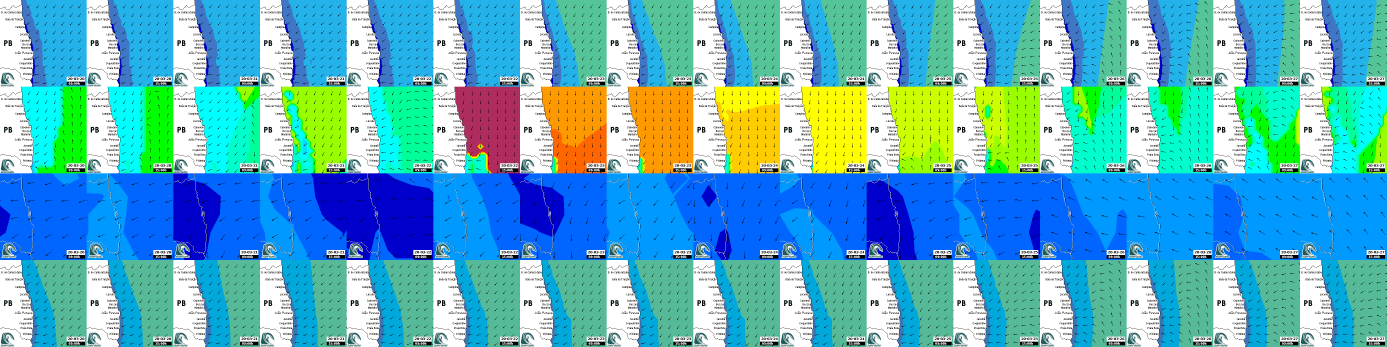
#> input picture raw.png, 4160 x 1040 px (shown at 1/3 size)
$ python main.py
#> lines starting #> are read from the running program, lines starting #| are printed output that depends on the picture
### imgsaver.py
import cv2
import urllib.request as ulib
import matplotlib.pyplot as plt
import numpy as np
from datetime import date
## 16 QUADRADOS HORIZONTAIS
## 4 VERTICAIS 260X260

def GetImage(estado):
#> called with estado = 'pb'
    c = 0
    i = 0

    if estado == 'rn':
        estado = 'rnLeste'

    ano = int(date.today().year)
    mes = int(date.today().month)
    dia = int(date.today().day)
    ulib.urlretrieve('https://surfguru.pictures/mapas/{}{}{:0>2}{}00.png'.format(estado,abs(ano)%100,mes,dia),'raw.png')
#> (this line was passed over: the network is not available in this run)
    img = cv2.imread('raw.png')
#> img is the input picture: shape (1040, 4160, 3); mean B, G, R 193.9, 177.7, 95.6


    start_x = 0
    end_x = 260
    start_y = 0
    end_y = 260
    lista = []

    while end_x <= 4060:
        while end_y <= 1040:
            cropc = img[start_y:end_y,start_x:end_x]
            lista.append(cropc)
            #cv2.imwrite('img{}{}{}{}{}.png'.format(estado,dia+c,mes,ano,i),cropc)
            start_y += 260
            end_y += 260
            i+=1
        c += 1
        start_y = 0
        end_y = 260
        start_x += 520
        end_x += 520
#> after the loop, c = 8; end_x = 4420; i = 32; lista = 32 items; start_x = 4160

    concat = cv2.hconcat([lista[0],lista[1],lista[2],lista[3]])
    cv2.imwrite('img0.png',concat)
    concat = cv2.hconcat([lista[4],lista[5],lista[6],lista[7]])
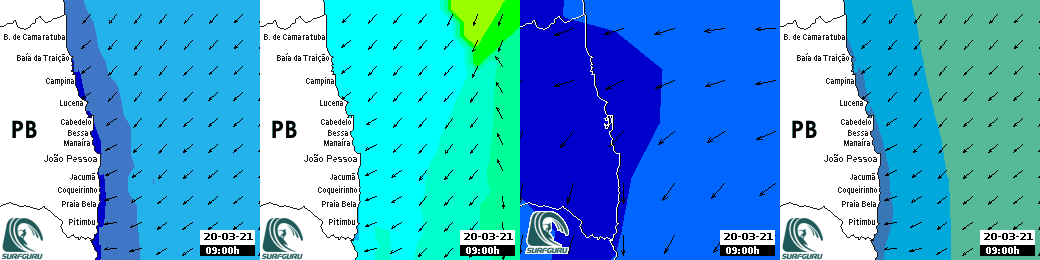
#> concat: shape (260, 1040, 3); mean of channels 0, 1, 2 214.1, 170.2, 76.8; drawn as B, G, R
    cv2.imwrite('img1.png',concat)
    concat = cv2.hconcat([lista[8],lista[9],lista[10],lista[11]])
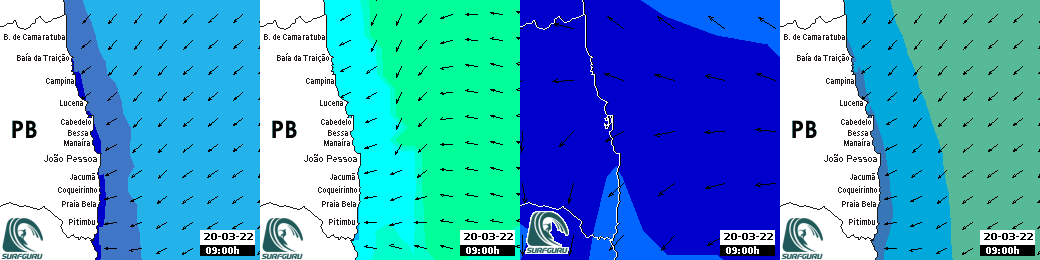
#> concat: shape (260, 1040, 3); mean of channels 0, 1, 2 203.8, 159.1, 76.5; drawn as B, G, R
    cv2.imwrite('img2.png',concat)
    concat = cv2.hconcat([lista[12],lista[13],lista[14],lista[15]])
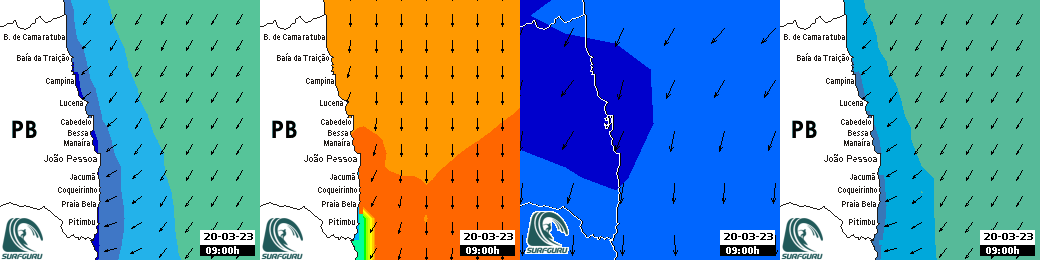
#> concat: shape (260, 1040, 3); mean of channels 0, 1, 2 173.6, 158.4, 122.6; drawn as B, G, R
    cv2.imwrite('img3.png',concat)
    concat = cv2.hconcat([lista[16],lista[17],lista[18],lista[19]])
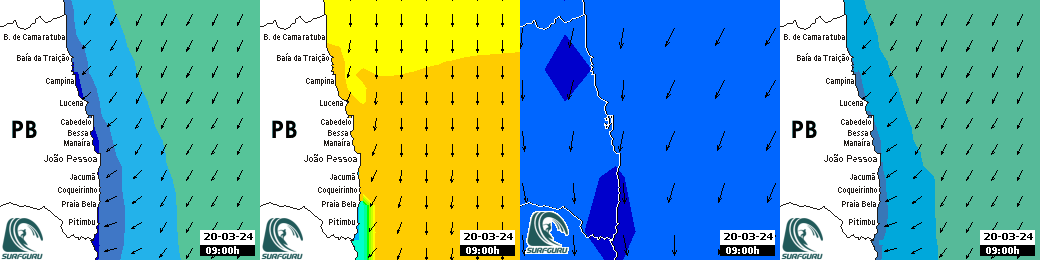
#> concat: shape (260, 1040, 3); mean of channels 0, 1, 2 176.4, 176, 122; drawn as B, G, R
    cv2.imwrite('img4.png',concat)
    concat = cv2.hconcat([lista[20],lista[21],lista[22],lista[23]])
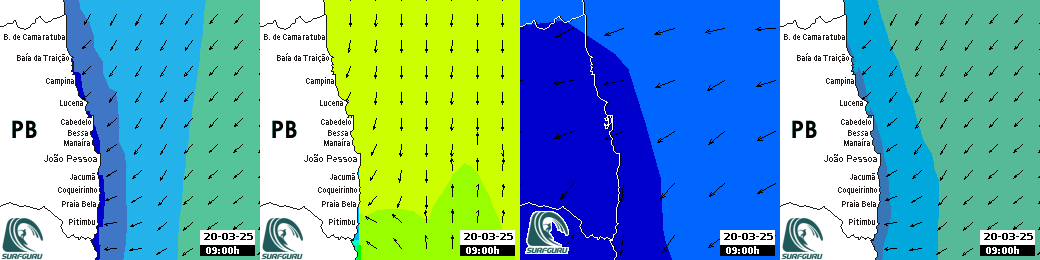
#> concat: shape (260, 1040, 3); mean of channels 0, 1, 2 174.9, 171.7, 111; drawn as B, G, R
    cv2.imwrite('img5.png',concat)
    concat = cv2.hconcat([lista[24],lista[25],lista[26],lista[27]])
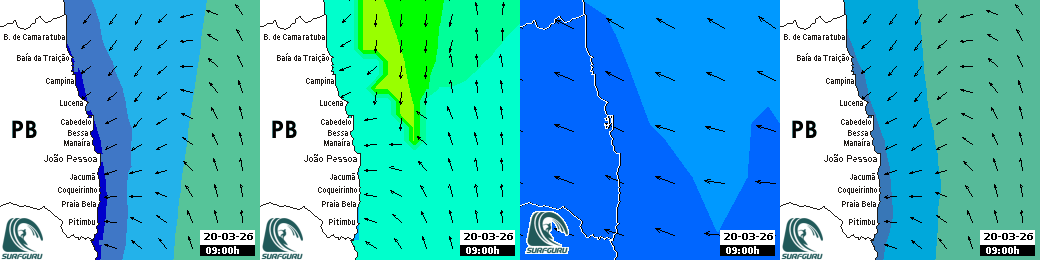
#> concat: shape (260, 1040, 3); mean of channels 0, 1, 2 205.8, 185.5, 81.1; drawn as B, G, R
    cv2.imwrite('img6.png',concat)
    concat = cv2.hconcat([lista[28],lista[29],lista[30],lista[31]])
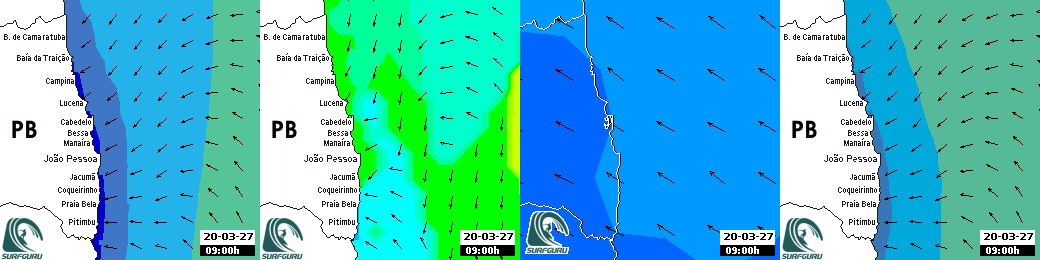
#> concat: shape (260, 1040, 3); mean of channels 0, 1, 2 201.2, 189.6, 80; drawn as B, G, R
    cv2.imwrite('img7.png',concat)


    return lista


### main.py
from imgsaver import GetImage
from datacrawler import datacrao

lista = GetImage('pb')
#> lista = 32 items
